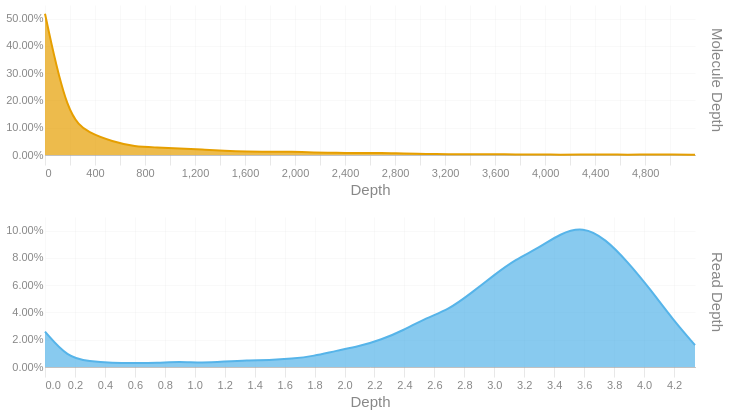

Source (notebook cell):
### Code cell
readdep = depth_hist(tb['Read Depth'], q99, 3)
readdep = readdep.with_columns(pl.lit('Read Depth').alias('Metric'))
if not SKIPLR:
    moldep = depth_hist(tb['Molecule Depth'], mol_q99, 1)
    moldep = moldep.with_columns(pl.lit('Molecule Depth').alias('Metric'))
    _hist = pl.concat([readdep, moldep])
    _hist = _hist.filter(pl.col('Proportion') != 0)
    with SafeRender(_hist):
        (
            alt.Chart(_hist)        
            .mark_area(interpolate = "basis")
            .encode(
                x=alt.X('Bin:Q').scale(domainMin=0).axis(alt.Axis(title='Depth')),
                y = alt.Y('Proportion:Q', title = None).axis(format = '.2%'),
                color = alt.Color('Metric:N').legend(None),
                row = alt.Row("Metric:N").header(title = None, labelOrient = 'right'),
                tooltip = [
                    alt.Tooltip("Metric:N", title = "Metric"),
                    alt.Tooltip('Interval:N', title = "Depth Interval"),
                    alt.Tooltip('Proportion:Q', title = "% Alignments").format('.2%')
                ]
            )
            .resolve_scale(x='independent', y='independent')
            .properties(
                height = 150, width = 650,
                usermeta={'embedOptions': {'downloadFileName': f'{samplename}.depth.hist'}}
            )
        ).display()
else:
    readdep = readdep.filter(pl.col('Proportion') != 0)
    with SafeRender(readdep):
        (
            alt.Chart(readdep)        
            .mark_area(interpolate = "basis")
            .encode(
                x=alt.X('Bin:Q').scale(domainMin=0).axis(alt.Axis(title='Depth')),
                y = alt.Y('Proportion:Q', title = None).axis(format = '.2%'),
                tooltip = [
                    alt.Tooltip('Interval:N', title = "Depth Interval"),
                    alt.Tooltip('Proportion:Q', title = "% Alignments").format('.2%')
                ]
            )
            .properties(
                usermeta={'embedOptions': {'downloadFileName': f'{samplename}.depth.hist'}}
            )
        ).display()

### Figure 1 — Vega-Lite specification as saved in the notebook (floating-point values rounded to 4 significant figures)
{"width": 650, "height": 150, "config": {"title": {"anchor": "start", "dy": -15, "fontSize": 18, "color": "#888888", "subtitleColor": "#888888", "subtitleFontSize": 14}, "arc": {"fill": "#0072B2"}, "axis": {"domainColor": "#888888", "domainWidth": 0.5, "gridWidth": 0.2, "grid": false, "titleFontWeight": 400, "titleFontSize": 15, "labelFontSize": 11, "labelColor": "#888888", "tickColor": "#888888", "tickWidth": 0.2, "titleColor": "#888888"}, "axisBand": {"grid": false}, "axisX": {"grid": true, "tickSize": 10, "domainCap": "round"}, "axisY": {"domain": false, "grid": true, "tickSize": 0, "domainCap": "round"}, "background": "transparent", "header": {"labelFontSize": 15, "labelColor": "#888888", "titleFontSize": 15, "titleFontWeight": 600, "titleColor": "#888888"}, "legend": {"labelFont": "sans-serif", "labelFontSize": 12, "labelColor": "#888888", "symbolSize": 100, "symbolType": "circle", "titleFontSize": 12, "titlePadding": 10, "titleColor": "#888888", "title": null}, "range": {"category": ["#E69F00", "#56B4E9", "#009E73", "#F0E442", "#0072B2", "#D55E00", "#CC79A7", "#000000"], "diverging": ["#cfe8f3", "#a2d4ec", "#73bfe2", "#46abdb", "#1696d2", "#12719e"]}, "area": {"fill": "#0072B2", "fillOpacity": 0.7, "line": true, "strokeOpacity": 0.7}, "line": {"color": "#0072B2", "stroke": "#0072B2", "strokeWidth": 2}, "trail": {"color": "#0072B2", "stroke": "#0072B2", "strokeWidth": 0, "size": 1}, "point": {"filled": true, "fillOpacity": 1.0, "size": 95}, "text": {"color": "#888888", "fontSize": 11, "align": "right", "fontWeight": 400, "size": 11}, "bar": {"fill": "#0072B2", "stroke": null}, "view": {"stroke": null, "continuousWidth": 660, "continuousHeight": 400}}, "data": {"name": "data-fa1deafed9f0fb052682832b3503689a"}, "mark": {"type": "area", "interpolate": "basis"}, "encoding": {"color": {"field": "Metric", "legend": null, "type": "nominal"}, "row": {"field": "Metric", "header": {"title": null, "labelOrient": "right"}, "type": "nominal"}, "tooltip": [{"field": "Metric", "title": "Metric", "type": "nominal"}, {"field": "Interval", "title": "Depth Interval", "type": "nominal"}, {"field": "Proportion", "format": ".2%", "title": "% Alignments", "type": "quantitative"}], "x": {"axis": {"title": "Depth"}, "field": "Bin", "scale": {"domainMin": 0}, "type": "quantitative"}, "y": {"axis": {"format": ".2%"}, "field": "Proportion", "title": null, "type": "quantitative"}}, "resolve": {"scale": {"x": "independent", "y": "independent"}}, "usermeta": {"embedOptions": {"downloadFileName": "S3_Cooper_1780.depth.hist"}}, "$schema": "https://vega.github.io/schema/vega-lite/v6.1.0.json", "datasets": {"data-fa1deafed9f0fb052682832b3503689a": [{"Bin": 0.0, "Interval": "0.0-0.15", "Proportion": 0.026, "Metric": "Read Depth"}, {"Bin": 0.15, "Interval": "0.15-0.299", "Proportion": 0.007, "Metric": "Read Depth"}, {"Bin": 0.299, "Interval": "0.299-0.449", "Proportion": 0.004, "Metric": "Read Depth"}, {"Bin": 0.449, "Interval": "0.449-0.599", "Proportion": 0.003, "Metric": "Read Depth"}, {"Bin": 0.599, "Interval": "0.599-0.748", "Proportion": 0.003, "Metric": "Read Depth"}, {"Bin": 0.748, "Interval": "0.748-0.898", "Proportion": 0.003, "Metric": "Read Depth"}, {"Bin": 0.898, "Interval": "0.898-1.048", "Proportion": 0.004, "Metric": "Read Depth"}, {"Bin": 1.048, "Interval": "1.048-1.197", "Proportion": 0.003, "Metric": "Read Depth"}, {"Bin": 1.197, "Interval": "1.197-1.347", "Proportion": 0.004, "Metric": "Read Depth"}, {"Bin": 1.347, "Interval": "1.347-1.497", "Proportion": 0.005, "Metric": "Read Depth"}, {"Bin": 1.497, "Interval": "1.497-1.646", "Proportion": 0.005, "Metric": "Read Depth"}, {"Bin": 1.646, "Interval": "1.646-1.796", "Proportion": 0.006, "Metric": "Read Depth"}, {"Bin": 1.796, "Interval": "1.796-1.946", "Proportion": 0.008, "Metric": "Read Depth"}, {"Bin": 1.946, "Interval": "1.946-2.095", "Proportion": 0.012, "Metric": "Read Depth"}, {"Bin": 2.095, "Interval": "2.095-2.245", "Proportion": 0.015, "Metric": "Read Depth"}, {"Bin": 2.245, "Interval": "2.245-2.395", "Proportion": 0.02, "Metric": "Read Depth"}, {"Bin": 2.395, "Interval": "2.395-2.544", "Proportion": 0.027, "Metric": "Read Depth"}, {"Bin": 2.544, "Interval": "2.544-2.694", "Proportion": 0.036, "Metric": "Read Depth"}, {"Bin": 2.694, "Interval": "2.694-2.844", "Proportion": 0.042, "Metric": "Read Depth"}, {"Bin": 2.844, "Interval": "2.844-2.993", "Proportion": 0.054, "Metric": "Read Depth"}, {"Bin": 2.993, "Interval": "2.993-3.143", "Proportion": 0.067, "Metric": "Read Depth"}, {"Bin": 3.143, "Interval": "3.143-3.293", "Proportion": 0.079, "Metric": "Read Depth"}, {"Bin": 3.293, "Interval": "3.293-3.442", "Proportion": 0.087, "Metric": "Read Depth"}, {"Bin": 3.442, "Interval": "3.442-3.592", "Proportion": 0.098, "Metric": "Read Depth"}, {"Bin": 3.592, "Interval": "3.592-3.742", "Proportion": 0.103, "Metric": "Read Depth"}, {"Bin": 3.742, "Interval": "3.742-3.891", "Proportion": 0.094, "Metric": "Read Depth"}, {"Bin": 3.891, "Interval": "3.891-4.041", "Proportion": 0.077, "Metric": "Read Depth"}, {"Bin": 4.041, "Interval": "4.041-4.191", "Proportion": 0.057, "Metric": "Read Depth"}, {"Bin": 4.191, "Interval": "4.191-4.34", "Proportion": 0.035, "Metric": "Read Depth"}, {"Bin": 4.34, "Interval": "4.34-4.49", "Proportion": 0.016, "Metric": "Read Depth"}, {"Bin": 0.0, "Interval": "0.0-179.3", "Proportion": 0.518, "Metric": "Molecule Depth"}, {"Bin": 179.3, "Interval": "179.3-358.5", "Proportion": 0.136, "Metric": "Molecule Depth"}, {"Bin": 358.5, "Interval": "358.5-537.8", "Proportion": 0.079, "Metric": "Molecule Depth"}, {"Bin": 537.8, "Interval": "537.8-717.0", "Proportion": 0.05, "Metric": "Molecule Depth"}, {"Bin": 717.0, "Interval": "717.0-896.3", "Proportion": 0.03, "Metric": "Molecule Depth"}, {"Bin": 896.3, "Interval": "896.3-1075.5", "Proportion": 0.028, "Metric": "Molecule Depth"}, {"Bin": 1076.0, "Interval": "1075.5-1254.8", "Proportion": 0.024, "Metric": "Molecule Depth"}, {"Bin": 1255.0, "Interval": "1254.8-1434.0", "Proportion": 0.02, "Metric": "Molecule Depth"}, {"Bin": 1434.0, "Interval": "1434.0-1613.3", "Proportion": 0.015, "Metric": "Molecule Depth"}, {"Bin": 1613.0, "Interval": "1613.3-1792.5", "Proportion": 0.012, "Metric": "Molecule Depth"}, {"Bin": 1792.0, "Interval": "1792.5-1971.8", "Proportion": 0.012, "Metric": "Molecule Depth"}, {"Bin": 1972.0, "Interval": "1971.8-2151.1", "Proportion": 0.012, "Metric": "Molecule Depth"}, {"Bin": 2151.0, "Interval": "2151.1-2330.3", "Proportion": 0.009, "Metric": "Molecule Depth"}, {"Bin": 2330.0, "Interval": "2330.3-2509.6", "Proportion": 0.008, "Metric": "Molecule Depth"}, {"Bin": 2510.0, "Interval": "2509.6-2688.8", "Proportion": 0.007, "Metric": "Molecule Depth"}, {"Bin": 2689.0, "Interval": "2688.8-2868.1", "Proportion": 0.008, "Metric": "Molecule Depth"}, {"Bin": 2868.0, "Interval": "2868.1-3047.3", "Proportion": 0.005, "Metric": "Molecule Depth"}, {"Bin": 3047.0, "Interval": "3047.3-3226.6", "Proportion": 0.004, "Metric": "Molecule Depth"}, {"Bin": 3227.0, "Interval": "3226.6-3405.8", "Proportion": 0.003, "Metric": "Molecule Depth"}, {"Bin": 3406.0, "Interval": "3405.8-3585.1", "Proportion": 0.003, "Metric": "Molecule Depth"}, {"Bin": 3585.0, "Interval": "3585.1-3764.3", "Proportion": 0.003, "Metric": "Molecule Depth"}, {"Bin": 3764.0, "Interval": "3764.3-3943.6", "Proportion": 0.002, "Metric": "Molecule Depth"}, {"Bin": 3944.0, "Interval": "3943.6-4122.8", "Proportion": 0.002, "Metric": "Molecule Depth"}, {"Bin": 4123.0, "Interval": "4122.8-4302.1", "Proportion": 0.001, "Metric": "Molecule Depth"}, {"Bin": 4302.0, "Interval": "4302.1-4481.4", "Proportion": 0.002, "Metric": "Molecule Depth"}, {"Bin": 4481.0, "Interval": "4481.4-4660.6", "Proportion": 0.002, "Metric": "Molecule Depth"}, {"Bin": 4661.0, "Interval": "4660.6-4839.9", "Proportion": 0.001, "Metric": "Molecule Depth"}, {"Bin": 4840.0, "Interval": "4839.9-5019.1", "Proportion": 0.002, "Metric": "Molecule Depth"}, {"Bin": 5019.0, "Interval": "5019.1-5198.4", "Proportion": 0.002, "Metric": "Molecule Depth"}, {"Bin": 5198.0, "Interval": "5198.4-5377.63", "Proportion": 0.001, "Metric": "Molecule Depth"}]}}
